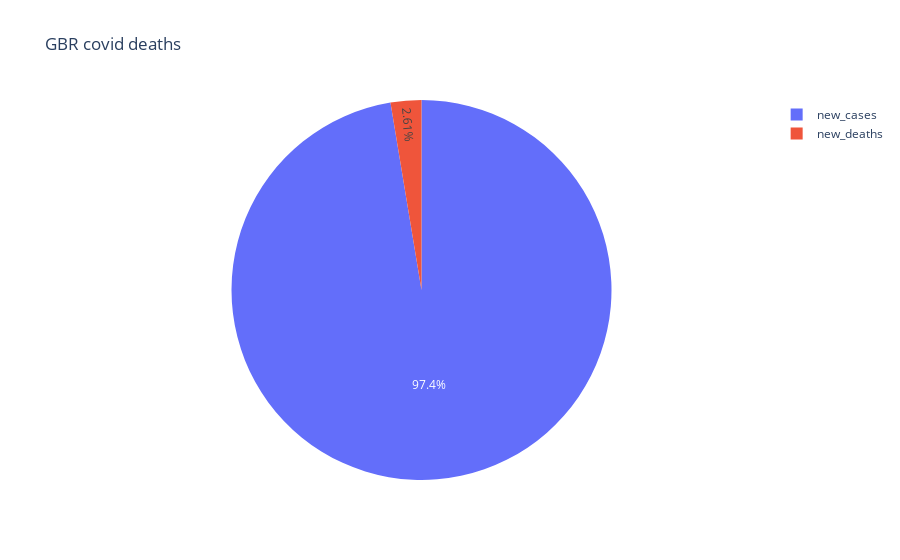

The cell this chart's notebook holds for it:
### Code cell
from utils.visualization_tb import b_2_pie
gbrb_2_pie = b_2_pie(df=gbr_dd, column1= gbr_dd['new_cases'], column2=gbr_dd['new_deaths'], title= 'GBR covid deaths' )

### Figure 1 — Plotly figure (JSON) as saved in the notebook; plotly's stock layout.template omitted (floating-point values rounded to 4 significant figures)
{"data": [{"domain": {"x": [0, 1], "y": [0, 1]}, "hovertemplate": "label=%{label}<br>value=%{value}<extra></extra>", "labels": ["new_cases", "new_deaths"], "legendgroup": "", "name": "", "showlegend": true, "type": "pie", "values": [11250.0, 301.9]}], "layout": {"legend": {"tracegroupgap": 0}, "title": {"text": "GBR covid deaths"}}}
